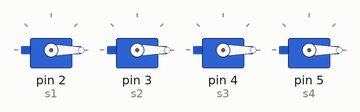
A sketch run on a simulated Arduino Uno, built with avr-gcc and run on an emulated ATmega328P. Parts: 4 × servo.

Above: at 0.1 s.
At 1.1 s:
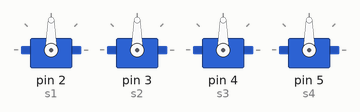
Timing chart, 0 to 2.6 s (numbered marks = the images above):
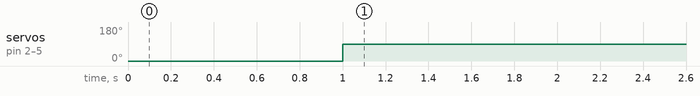

Measured:
- by itself, servo on pin 2 (s1), servo on pin 3 (s2), servo on pin 4 (s3), servo on pin 5 (s4): 0° → 90° at 1.0 s

The sketch:

LabaLaba.ino
```cpp
#include <Servo.h>
Servo s1;
Servo s2;
Servo s3;
Servo s4;

int pos = 0;    // variable to store the servo position
int DELAY = 1000;
void setup() {
  s1.attach(2);
  s2.attach(3);
  s3.attach(4);
  s4.attach(5);
  s1.write(0);
  s2.write(0);
  s3.write(0);
  s4.write(0);
  delay(DELAY);
  s1.write(90);
  s2.write(90);
  s3.write(90);
  s4.write(90);
//  delay(DELAY);
//  s1.write(180);
//  s2.write(180);
//  s3.write(180);
//  s4.write(180);

}

void loop() {
  // goes from 180 degrees to 0 degrees

//    delay(1000);
//    s11.write(0);
//    delay(1000);
//    s11.write(90);
//    delay(1000);
//    s11.write(0);
//    delay(1000);
//    s11.write(90);

}
```
